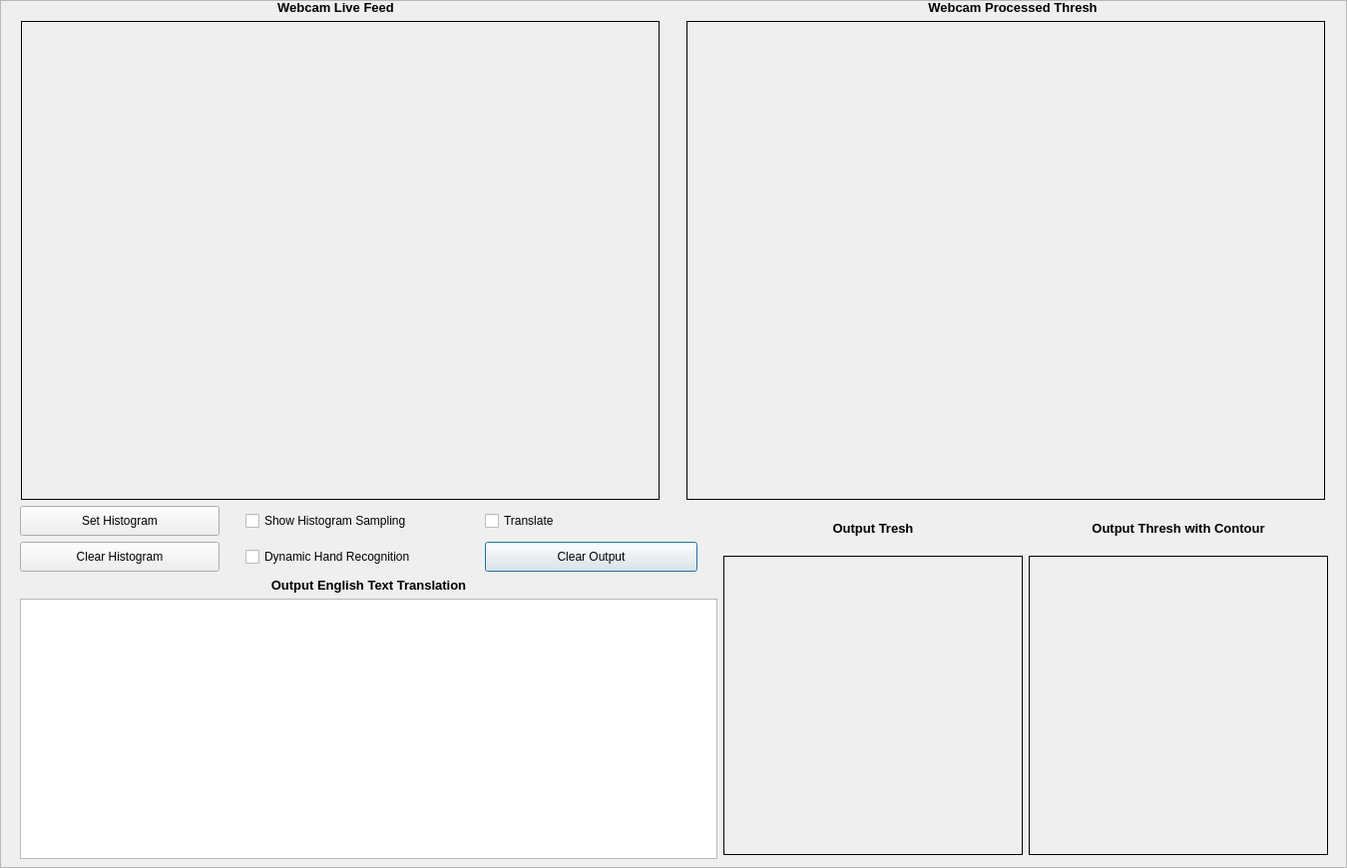
<?xml version="1.0" encoding="UTF-8"?>
<ui version="4.0">
 <class>Dialog</class>
 <widget class="QDialog" name="Dialog">
  <property name="geometry">
   <rect>
    <x>0</x>
    <y>0</y>
    <width>1350</width>
    <height>870</height>
   </rect>
  </property>
  <property name="minimumSize">
   <size>
    <width>1350</width>
    <height>870</height>
   </size>
  </property>
  <property name="windowTitle">
   <string>Dialog</string>
  </property>
  <widget class="QFrame" name="frame">
   <property name="geometry">
    <rect>
     <x>0</x>
     <y>0</y>
     <width>1350</width>
     <height>870</height>
    </rect>
   </property>
   <property name="minimumSize">
    <size>
     <width>1350</width>
     <height>870</height>
    </size>
   </property>
   <property name="frameShape">
    <enum>QFrame::StyledPanel</enum>
   </property>
   <property name="frameShadow">
    <enum>QFrame::Raised</enum>
   </property>
   <widget class="QWidget" name="verticalLayoutWidget">
    <property name="geometry">
     <rect>
      <x>0</x>
      <y>0</y>
      <width>1351</width>
      <height>871</height>
     </rect>
    </property>
    <layout class="QVBoxLayout" name="verticalLayout">
     <item>
      <layout class="QHBoxLayout" name="horizontalLayout_3">
       <item>
        <widget class="QLabel" name="label_1">
         <property name="font">
          <font>
           <pointsize>10</pointsize>
           <weight>75</weight>
           <bold>true</bold>
          </font>
         </property>
         <property name="text">
          <string>Webcam Live Feed</string>
         </property>
         <property name="alignment">
          <set>Qt::AlignCenter</set>
         </property>
        </widget>
       </item>
       <item>
        <widget class="QLabel" name="label_2">
         <property name="font">
          <font>
           <pointsize>10</pointsize>
           <weight>75</weight>
           <bold>true</bold>
          </font>
         </property>
         <property name="text">
          <string>Webcam Processed Thresh</string>
         </property>
         <property name="alignment">
          <set>Qt::AlignCenter</set>
         </property>
        </widget>
       </item>
      </layout>
     </item>
     <item>
      <layout class="QHBoxLayout" name="horizontalLayout_2">
       <item>
        <widget class="QLabel" name="videoDisplay">
         <property name="minimumSize">
          <size>
           <width>640</width>
           <height>480</height>
          </size>
         </property>
         <property name="maximumSize">
          <size>
           <width>640</width>
           <height>480</height>
          </size>
         </property>
         <property name="frameShape">
          <enum>QFrame::Box</enum>
         </property>
         <property name="text">
          <string/>
         </property>
        </widget>
       </item>
       <item>
        <widget class="QLabel" name="threshDisplay">
         <property name="minimumSize">
          <size>
           <width>640</width>
           <height>480</height>
          </size>
         </property>
         <property name="maximumSize">
          <size>
           <width>640</width>
           <height>480</height>
          </size>
         </property>
         <property name="frameShape">
          <enum>QFrame::Box</enum>
         </property>
         <property name="text">
          <string/>
         </property>
        </widget>
       </item>
      </layout>
     </item>
     <item>
      <layout class="QHBoxLayout" name="horizontalLayout_4">
       <item>
        <spacer name="horizontalSpacer_2">
         <property name="orientation">
          <enum>Qt::Horizontal</enum>
         </property>
         <property name="sizeType">
          <enum>QSizePolicy::Maximum</enum>
         </property>
         <property name="sizeHint" stdset="0">
          <size>
           <width>20</width>
           <height>40</height>
          </size>
         </property>
        </spacer>
       </item>
       <item>
        <layout class="QVBoxLayout" name="verticalLayout_2">
         <item>
          <layout class="QGridLayout" name="gridLayout_5">
           <item row="2" column="5">
            <widget class="QCheckBox" name="transCheckBox">
             <property name="font">
              <font>
               <pointsize>9</pointsize>
              </font>
             </property>
             <property name="text">
              <string>Translate</string>
             </property>
            </widget>
           </item>
           <item row="3" column="5">
            <widget class="QPushButton" name="clearBtn">
             <property name="minimumSize">
              <size>
               <width>200</width>
               <height>30</height>
              </size>
             </property>
             <property name="font">
              <font>
               <pointsize>9</pointsize>
              </font>
             </property>
             <property name="text">
              <string>Clear Output</string>
             </property>
            </widget>
           </item>
           <item row="3" column="1">
            <widget class="QPushButton" name="clrHistBtn">
             <property name="minimumSize">
              <size>
               <width>200</width>
               <height>30</height>
              </size>
             </property>
             <property name="font">
              <font>
               <pointsize>9</pointsize>
              </font>
             </property>
             <property name="text">
              <string>Clear Histogram</string>
             </property>
            </widget>
           </item>
           <item row="2" column="1">
            <widget class="QPushButton" name="captureBtn">
             <property name="minimumSize">
              <size>
               <width>200</width>
               <height>30</height>
              </size>
             </property>
             <property name="maximumSize">
              <size>
               <width>200</width>
               <height>16777215</height>
              </size>
             </property>
             <property name="font">
              <font>
               <pointsize>9</pointsize>
              </font>
             </property>
             <property name="text">
              <string>Set Histogram</string>
             </property>
            </widget>
           </item>
           <item row="3" column="6">
            <spacer name="horizontalSpacer_3">
             <property name="orientation">
              <enum>Qt::Horizontal</enum>
             </property>
             <property name="sizeType">
              <enum>QSizePolicy::Maximum</enum>
             </property>
             <property name="sizeHint" stdset="0">
              <size>
               <width>20</width>
               <height>20</height>
              </size>
             </property>
            </spacer>
           </item>
           <item row="3" column="3">
            <widget class="QCheckBox" name="handCheckBox">
             <property name="font">
              <font>
               <pointsize>9</pointsize>
              </font>
             </property>
             <property name="text">
              <string>Dynamic Hand Recognition</string>
             </property>
            </widget>
           </item>
           <item row="3" column="2">
            <spacer name="horizontalSpacer">
             <property name="orientation">
              <enum>Qt::Horizontal</enum>
             </property>
             <property name="sizeType">
              <enum>QSizePolicy::Maximum</enum>
             </property>
             <property name="sizeHint" stdset="0">
              <size>
               <width>20</width>
               <height>20</height>
              </size>
             </property>
            </spacer>
           </item>
           <item row="2" column="3">
            <widget class="QCheckBox" name="histCheckBox">
             <property name="font">
              <font>
               <pointsize>9</pointsize>
              </font>
             </property>
             <property name="text">
              <string>Show Histogram Sampling</string>
             </property>
            </widget>
           </item>
           <item row="3" column="4">
            <spacer name="horizontalSpacer_4">
             <property name="orientation">
              <enum>Qt::Horizontal</enum>
             </property>
             <property name="sizeType">
              <enum>QSizePolicy::Maximum</enum>
             </property>
             <property name="sizeHint" stdset="0">
              <size>
               <width>20</width>
               <height>20</height>
              </size>
             </property>
            </spacer>
           </item>
          </layout>
         </item>
         <item>
          <widget class="QLabel" name="label_5">
           <property name="font">
            <font>
             <pointsize>10</pointsize>
             <weight>75</weight>
             <bold>true</bold>
            </font>
           </property>
           <property name="text">
            <string>Output English Text Translation</string>
           </property>
           <property name="alignment">
            <set>Qt::AlignCenter</set>
           </property>
          </widget>
         </item>
         <item>
          <widget class="QTextBrowser" name="transOutTxt">
           <property name="font">
            <font>
             <pointsize>10</pointsize>
            </font>
           </property>
           <property name="html">
            <string>&lt;!DOCTYPE HTML PUBLIC &quot;-//W3C//DTD HTML 4.0//EN&quot; &quot;http://www.w3.org/TR/REC-html40/strict.dtd&quot;&gt;
&lt;html&gt;&lt;head&gt;&lt;meta name=&quot;qrichtext&quot; content=&quot;1&quot; /&gt;&lt;style type=&quot;text/css&quot;&gt;
p, li { white-space: pre-wrap; }
&lt;/style&gt;&lt;/head&gt;&lt;body style=&quot; font-family:'MS Shell Dlg 2'; font-size:10pt; font-weight:400; font-style:normal;&quot;&gt;
&lt;p style=&quot;-qt-paragraph-type:empty; margin-top:0px; margin-bottom:0px; margin-left:0px; margin-right:0px; -qt-block-indent:0; text-indent:0px; font-size:12pt;&quot;&gt;&lt;br /&gt;&lt;/p&gt;&lt;/body&gt;&lt;/html&gt;</string>
           </property>
          </widget>
         </item>
         <item>
          <spacer name="verticalSpacer">
           <property name="orientation">
            <enum>Qt::Vertical</enum>
           </property>
           <property name="sizeType">
            <enum>QSizePolicy::Maximum</enum>
           </property>
           <property name="sizeHint" stdset="0">
            <size>
             <width>20</width>
             <height>10</height>
            </size>
           </property>
          </spacer>
         </item>
        </layout>
       </item>
       <item>
        <layout class="QGridLayout" name="gridLayout_8">
         <item row="1" column="0">
          <widget class="QLabel" name="threshDisplay1">
           <property name="minimumSize">
            <size>
             <width>300</width>
             <height>300</height>
            </size>
           </property>
           <property name="maximumSize">
            <size>
             <width>300</width>
             <height>300</height>
            </size>
           </property>
           <property name="frameShape">
            <enum>QFrame::Box</enum>
           </property>
           <property name="text">
            <string/>
           </property>
          </widget>
         </item>
         <item row="0" column="0">
          <widget class="QLabel" name="label_3">
           <property name="maximumSize">
            <size>
             <width>16777215</width>
             <height>20</height>
            </size>
           </property>
           <property name="font">
            <font>
             <pointsize>10</pointsize>
             <weight>75</weight>
             <bold>true</bold>
            </font>
           </property>
           <property name="text">
            <string>Output Tresh</string>
           </property>
           <property name="alignment">
            <set>Qt::AlignCenter</set>
           </property>
          </widget>
         </item>
         <item row="0" column="1">
          <widget class="QLabel" name="label_4">
           <property name="maximumSize">
            <size>
             <width>16777215</width>
             <height>20</height>
            </size>
           </property>
           <property name="font">
            <font>
             <pointsize>10</pointsize>
             <weight>75</weight>
             <bold>true</bold>
            </font>
           </property>
           <property name="text">
            <string>Output Thresh with Contour</string>
           </property>
           <property name="alignment">
            <set>Qt::AlignCenter</set>
           </property>
          </widget>
         </item>
         <item row="1" column="1">
          <widget class="QLabel" name="threshDisplay2">
           <property name="minimumSize">
            <size>
             <width>300</width>
             <height>300</height>
            </size>
           </property>
           <property name="maximumSize">
            <size>
             <width>300</width>
             <height>300</height>
            </size>
           </property>
           <property name="frameShape">
            <enum>QFrame::Box</enum>
           </property>
           <property name="text">
            <string/>
           </property>
          </widget>
         </item>
        </layout>
       </item>
       <item>
        <spacer name="horizontalSpacer_5">
         <property name="orientation">
          <enum>Qt::Horizontal</enum>
         </property>
         <property name="sizeType">
          <enum>QSizePolicy::Maximum</enum>
         </property>
         <property name="sizeHint" stdset="0">
          <size>
           <width>20</width>
           <height>20</height>
          </size>
         </property>
        </spacer>
       </item>
      </layout>
     </item>
    </layout>
   </widget>
  </widget>
 </widget>
 <resources/>
 <connections/>
</ui>
